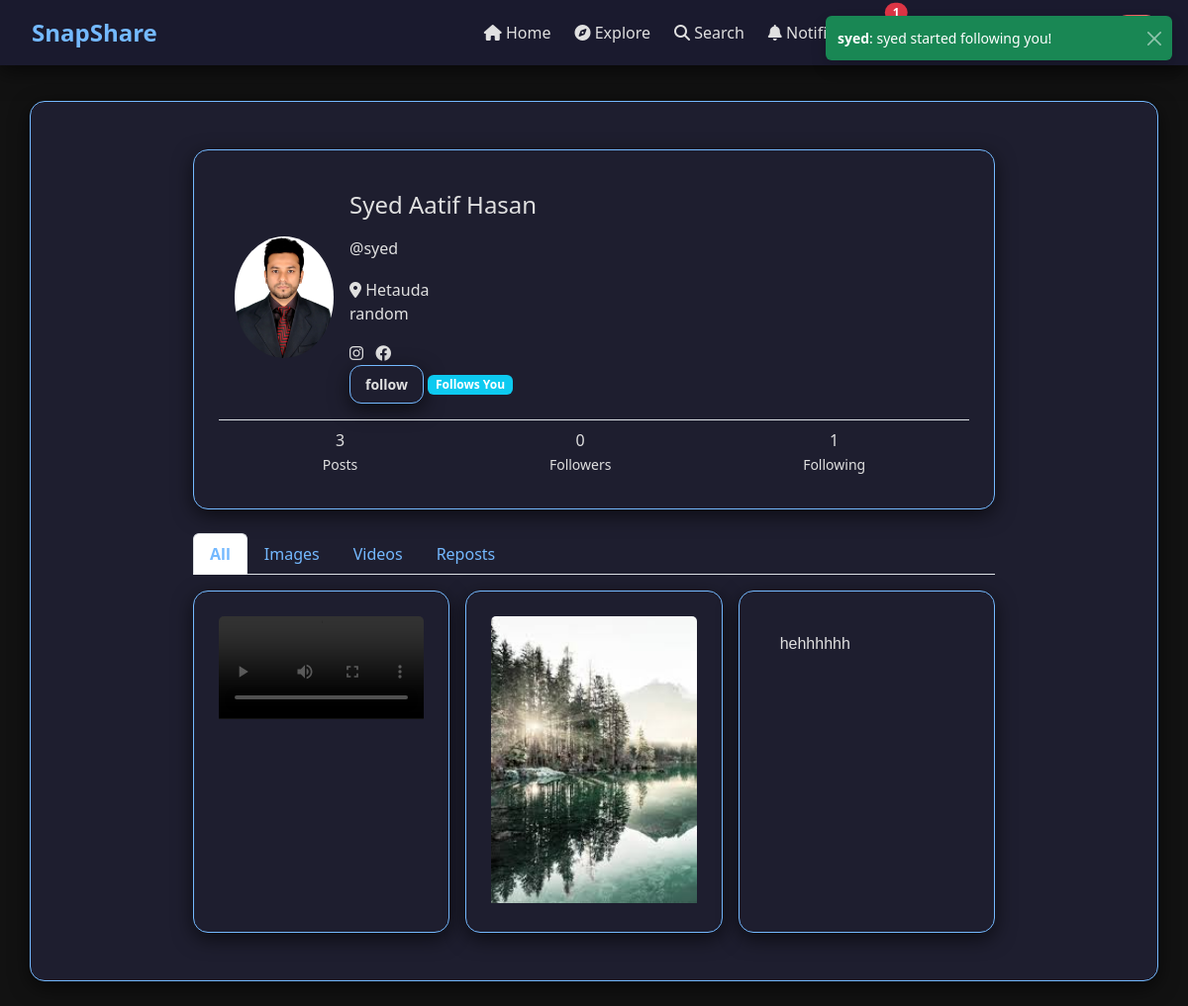
Page /profile/syed/ (signed in) on the committed database.
### userauth/models.py (models this page shows, shortened)
class Profile(models.Model):
    user = models.OneToOneField(User, on_delete=models.CASCADE)
    bio = models.TextField(blank=True,default='')
    fb = models.CharField(max_length=100, blank=True,default='')
    insta = models.CharField(max_length=100, blank=True,default='')
    twitter = models.CharField(max_length=100, blank=True,default='')
    linkedin = models.CharField(max_length=100, blank=True,default='')
    profileimg = models.ImageField(upload_to='profile_images',default='blank-profile-picture.png')
    location = models.CharField(max_length=100, blank=True,default='')
    is_completed = models.BooleanField(default=False)

class Post(models.Model):
    POST_TYPES = (
        ('text', 'Text'),
        ('image', 'Image'),
        ('video', 'Video'),
    )
    id = models.UUIDField(primary_key=True, default=uuid.uuid4, editable=False)
    user = models.ForeignKey(User, on_delete=models.CASCADE)
    caption = models.TextField(blank=True)
    text_content = models.TextField(blank=True, null=True)
    image = models.ImageField(upload_to='post_images/', blank=True, null=True)
    video = models.FileField(upload_to='post_videos/', blank=True, null=True)
    post_type = models.CharField(max_length=10, choices=POST_TYPES, default='text')
    allow_repost = models.BooleanField(default=True)
    no_of_likes = models.IntegerField(default=0)
    no_of_comments = models.IntegerField(default=0)
    no_of_reposts = models.IntegerField(default=0)
    created_at = models.DateTimeField(auto_now_add=True)
    is_active = models.BooleanField(default=True)

class PostImage(models.Model):
    post = models.ForeignKey(Post, on_delete=models.CASCADE, related_name='images')
    image = models.ImageField(upload_to='post_images/')
    is_active = models.BooleanField(default=True)

### userauth/views.py (the view, shortened to what this page needs)
# urls.py: path('profile/<str:pk>/', profile_view, name='profile'),
@login_required(login_url='/login/')
def profile_view(request, pk):
    user_object = get_object_or_404(User, username=pk)
    current_profile, _ = Profile.objects.get_or_create(user=request.user)
    viewed_profile, _ = Profile.objects.get_or_create(user=user_object)
    tab = request.GET.get('tab', 'posts')
    posts =  Post.objects.filter(
        user=user_object,
        is_active = True
    ).order_by('-created_at')
    if tab == 'images':
        posts = posts.filter(
            Q(image__isnull=False) | Q(images__isnull=False)
        ).distinct()
        posts = posts.prefetch_related(
            Prefetch('images', queryset=PostImage.objects.filter(is_active=True))
        )
        for post in posts:
            if post.images.exists():
                post.first_active_image = post.images.first()
                post.has_images = True
            elif post.image:
                post.first_active_image = type('Obj', (), {'image': post.image})
                post.has_images = True
            else:
                post.first_active_image = None
                post.has_images = False
    elif tab == 'videos':
        posts = posts = posts.filter(video__isnull=False).order_by('-created_at')
    elif tab == 'text':
        posts = Post.objects.filter(
            user=user_object,
            post_type='text',
            is_active=True,
        ).order_by('-created_at')
    elif tab == 'reposts':
        posts = Post.objects.none()
    else:
        posts = Post.objects.filter(user= user_object, is_active=True).order_by('-created_at')
    for post in posts:
        active_images = post.images.filter(is_active=True)
        post.first_active_image = (
            active_images.first()
            if active_images.exists()
            else None
        )
        post.has_images = bool(post.first_active_image)
    post_count = posts.count()
    reposts = Repost.objects.filter(user=user_object, original_post__is_active=True).select_related('original_post').order_by('-created_at')
    for r in reposts:
        original_post = r.original_post
        active_images = original_post.images.filter(is_active=True)
        original_post.active_images = active_images
        original_post.first_active_image = active_images.first() if active_images.exists() else None
        original_post.has_images = bool(original_post.first_active_image)
    follow_unfollow = 'unfollow' if Followers.objects.filter(follower=request.user, user=user_object).exists() else 'follow'
    user_followers = Followers.objects.filter(user=user_object).count()
    user_following = Followers.objects.filter(follower=user_object).count()
    followers_qs = Followers.objects.filter(user=user_object)
    followers = [f.follower for f in followers_qs]
    following = Followers.objects.filter(follower=user_object)
    is_following = Followers.objects.filter(
        follower=request.user,
        user=user_object).exists()
    is_followed_by = Followers.objects.filter(
        follower=user_object,
        user=request.user
    ).exists()
    if is_following and is_followed_by:
        relation = 'mutual'
    elif is_following:
        relation = 'you_follow'
    elif is_followed_by:
        relation = 'follows_you'
    else:
        relation = 'none'
    viewed_user_posts = Post.objects.filter(user=user_object, is_active=True)
    context = {
        'page': 'Profile',
        'user_object': user_object,
        'current_profile': current_profile,
        'viewed_profile': viewed_profile,
        'posts': posts,
        'reposts': reposts,
        'tab': tab,
        'post_count': post_count,
        'follow_unfollow': follow_unfollow,
        'user_followers': user_followers,
        'user_following': user_following,
        'followers': followers,
        'following_users': following,
        'relation': relation,
        'show_report': relation in ['mutual', 'you_follow'],
    }
    return render(request, 'profile.html', context)

### userauth/context_processors.py (called while the page is built)
def notifications(request):
    unread_count = 0
    unread_notifications = []
    if request.user.is_authenticated:
        unread_notifications = request.user.notifications.filter(read=False).order_by('-created_at')[:10]
        unread_count = unread_notifications.count()
    return {
        'unread_notifications': unread_notifications,
        'unread_count': unread_count
    }

### userauth/templates/profile.html (shortened to what this page needs)
{% extends 'base.html' %}
{% block content %}
<main class="container py-5">
  <div class="row justify-content-center">
    <div class="col-lg-9">
      <div class="card mb-4">
        <div class="d-flex p-3 align-items-center">
          <img src="{{ viewed_profile.profileimg.url }}" class="rounded-circle me-3" width="100">
          <div>
            <h4>{{ viewed_profile.user.first_name }}</h4>
            <h6>@{{ viewed_profile.user.username }}</h6>
            <i class="fa-solid fa-location-dot"></i> {{ viewed_profile.location }}<br>
            <p>{{ viewed_profile.bio }}</p>
            <div class="mt-2">
              {% if viewed_profile.insta %}
              <a href="{{ viewed_profile.insta }}" target="_blank"><i class="fa-brands fa-instagram me-2"></i></a>
              {% endif %}
              {% if viewed_profile.fb %}
              <a href="{{ viewed_profile.fb }}" target="_blank"><i class="fa-brands fa-facebook me-2"></i></a>
              {% endif %}
            </div>
            {% if user == viewed_profile.user %}
            <div class="dropdown">
              <button class="btn btn-sm btn-outline-primary" type="button" data-bs-toggle="dropdown">
                <i class="fa-solid fa-ellipsis-vertical"></i>
              </button>
              <ul class="dropdown-menu">
                <li class="dropdown-item btn btn-secondary mb-2"><a href="/edit_profile"
                    class="btn-sm text-decoration-none text"><i class="fa-solid fa-user-edit me-2"></i>Edit Profile</a>
                </li>
                <li class="dropdown-item btn btn-secondary"><a href="/updatepassword/"
                    class="btn-sm text-decoration-none text"><i class="fa-solid fa-key me-2"></i>Update Password</a>
                </li>
              </ul>
            </div>
            {% else %}
            <form action="/follow/" method="POST" class="d-inline">
              <button type="submit" class="btn btn-outline-primary btn-sm">{{ follow_unfollow }}</button>
            </form>
            {% if relation == "mutual" %}
            <span class="badge bg-success">Mutual Follow</span>
            {% elif relation == "follows_you" %}
            <span class="badge bg-info">Follows You</span>
            {% elif relation == "you_follow" %}
            <span class="badge bg-secondary">You Follow</span>
            {% else %}
            <span class="badge bg-light text-dark">Not Following</span>
            {% endif %}
            {% endif %}
          </div>
        </div>
        <div class="d-flex justify-content-around border-top p-2">
          <div class="text-center">
            <p class="mb-0">{{ post_count }}</p>
            <small>Posts</small>
          </div>
          <div class="text-center" style="pointer-events: auto; cursor: pointer;">
            <p class="mb-0" data-bs-toggle="modal" data-bs-target="#followersModal">{{ user_followers }}<br>
              <small>Followers</small>
            </p>
          </div>
          <div class="text-center" style="pointer-events: auto; cursor: pointer;">
            <p class="mb-0" data-bs-toggle="modal" data-bs-target="#followingModal">{{ user_following }}<br>
              <small>Following</small>
            </p>
          </div>
        </div>
      </div>
      <ul class="nav nav-tabs mb-3">
        <li class="nav-item ">
          <a class="nav-link {% if tab == 'posts' %}active{% endif %}" href="?tab=posts">All</a>
        </li>
        <li class="nav-item">
          <a class="nav-link {% if tab == 'images' %}active{% endif %}" href="?tab=images">Images</a>
        </li>
        <li class="nav-item">
          <a class="nav-link {% if tab == 'videos' %}active{% endif %}" href="?tab=videos">Videos</a>
        </li>
        <li class="nav-item">
          <a class="nav-link {% if tab == 'reposts' %}active{% endif %}" href="?tab=reposts">Reposts</a>
        </li>
      </ul>
      <div class="row row-cols-1 row-cols-md-3 g-3">
        {% if tab == 'posts' %}
        {% for post in posts %}
        <div class="col">
          <div class="card h-100">
            <a href="/post_details/{{ post.id }}" class="text-decoration-none text-dark">
              {% if post.first_active_image %}
              <img src="{{ post.first_active_image.image.url }}" class="card-img-top mb-1">
              {% elif post.image %}
              <img src="{{ post.image.url }}" class="card-img-top">
              {% elif post.video %}
              <video class="card-img-top" controls>
                <source src="{{ post.video.url }}">
              </video>
              {% else %}
              <div class="p-3 text">
                {{ post.text_content|default:post.text_content|truncatechars:100 }}
              </div>
              {% endif %}
            </a>
          </div>
        </div>
        {% empty %}
        <p class="text-footer">No posts found.</p>
        {% endfor %}
        {% endif %}
      </div>
    </div>
  </div>
</main>
{% endblock %}

### userauth/static/style.css (style rules this page uses)
:root { --bg: #121212; --text: #e0e0e0; --card-bg: #1e1e2f; --navbar-bg: #1a1a2e; --footer-bg: #1a1a2e; --link: #74b9ff; --link-hover: #74b9ff; --btn-primary-gradient: linear-gradient(45deg, #6c5ce7, #a29bfe); --btn-secondary-gradient: linear-gradient(45deg, #00b894, #55efc4); --btn-danger-gradient: linear-gradient(45deg, #d63031, #ff7675); --alert-success-bg: #2d3436; --alert-success-text: #00b894; --alert-danger-bg: #2d3436; --alert-danger-text: #d63031; --alert-info-bg: #2d3436; --alert-info-text: #74b9ff; --alert-warning-bg: #2d3436; --alert-warning-text: #fdcb6e; --shadow: 0 6px 20px rgba(0, 0, 0, 0.6); }
body { font-family: 'Segoe UI', Tahoma, Geneva, Verdana, sans-serif; background-color: var(--bg); color: var(--text); transition: all 0.3s ease; min-height: 100vh; display: flex; flex-direction: column; margin: 0; padding: 0; padding-top: 30px; }
main { flex-grow: 1; padding: 25px; }
a, .nav-link, .form-link { color: var(--link); transition: color 0.3s; }
.nav-link.active { font-weight: bold; color: var(--link-hover) !important; }
.text { color: var(--text); font-family: 'Gill Sans', 'Gill Sans MT', Calibri, 'Trebuchet MS', sans-serif }
.container, .card, .post-card, .profile-card { border: 1px solid #74b9ff; background-color: var(--card-bg); color: var(--text); border-radius: 15px; padding: 25px; box-shadow: var(--shadow); transition: all 0.3s ease; }
h1, h2, h3, h4, h5, h6 { color: var(--text); margin-bottom: 20px; }
.btn-outline-primary { color: var(--text); font-weight: bold; border: 1px solid #74b9ff; border-radius: 12px; padding: 8px 15px; transition: all 0.3s ease; box-shadow: var(--shadow); background-color: transparent; }
.fa-brands { color: var(--text); }

### rows in the picture
Profile: profileimg (picture), user.first_name "Syed Aatif Hasan", user.username "syed", location "Hetauda", bio "random"
Post: first_active_image.image (picture)
Post: text_content "hehhhhhh"

### other values in the picture
{{ unread_count }} "1"
{{ follow_unfollow }} "follow"
{{ post_count }} "3"
{{ user_followers }} "0"
{{ user_following }} "1"
